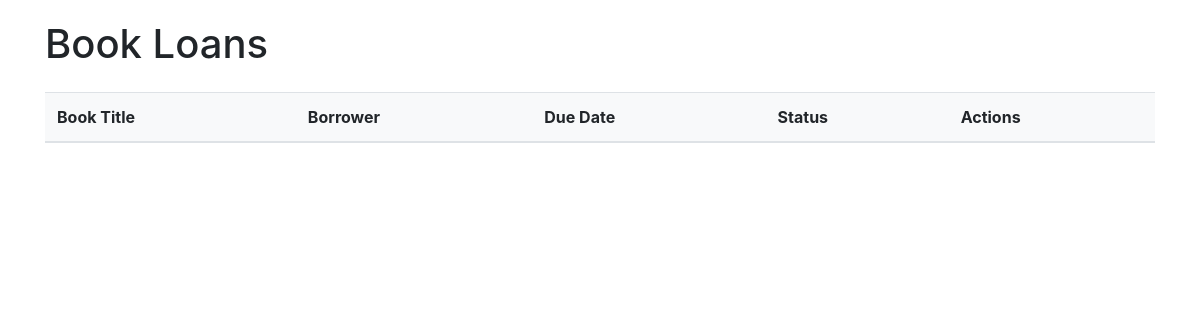
The page /book_loans on the database as committed earlier.
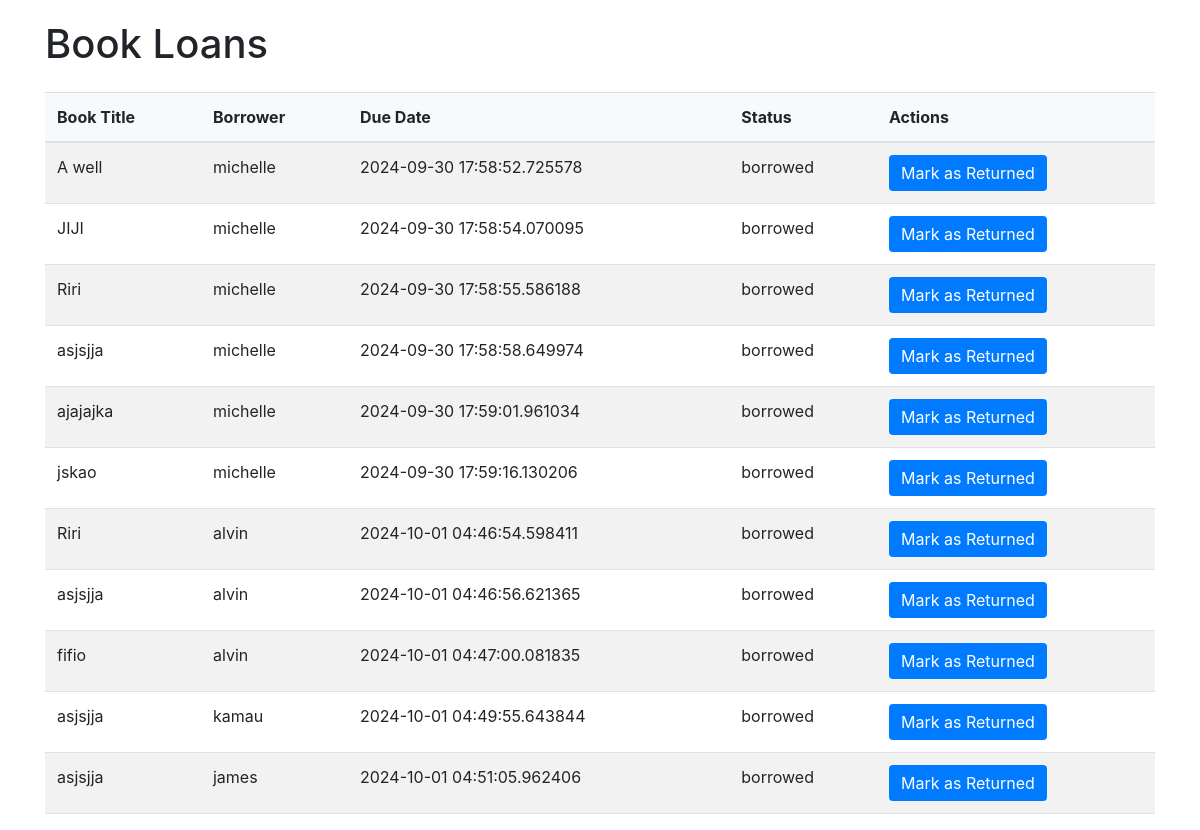
The same page on the database as committed later.
### models.py (models this page shows, shortened)
class Loan(db.Model):
    id = db.Column(db.Integer, primary_key=True)
    book_id = db.Column(db.Integer, db.ForeignKey('book.id'), nullable=False)
    member_id = db.Column(db.Integer, db.ForeignKey('member.id'), nullable=False)
    borrow_date = db.Column(db.DateTime, default=datetime.utcnow)
    return_date = db.Column(db.DateTime, nullable=True)
    due_date = db.Column(db.DateTime, default=lambda: datetime.utcnow() + timedelta(days=14))
    status = db.Column(db.String(50), default='borrowed')  # Options: 'borrowed', 'returned', 'overdue'
    book = db.relationship('Book', backref=db.backref('loans', lazy=True))

class Book(db.Model):
    id = db.Column(db.Integer, primary_key=True)
    picture = db.Column(db.String(120), nullable=True)
    title = db.Column(db.String(150), nullable=False)
    author = db.Column(db.String(100), nullable=False)
    isbn = db.Column(db.String(20), unique=True, nullable=False)
    genre = db.Column(db.String(50), nullable=True)
    description = db.Column(db.String(50), nullable=False)
    publication_year = db.Column(db.Integer)
    available_quantity = db.Column(db.Integer, default=1)
    total_quantity = db.Column(db.Integer, default=1)
    shelf = db.Column(db.String(100), nullable=False)

class Member(db.Model):
    id = db.Column(db.Integer, primary_key=True)
    username = db.Column(db.String(150), unique=True, nullable=False)
    password = db.Column(db.String(150), nullable=False)
    borrow_history = db.relationship('Loan', backref='member', lazy=True)

### app.py (the view)
@app.route('/book_loans')
def book_loans():
    loans = Loan.query.filter(Loan.status != 'returned').all()  # Show only active loans
    form = ReturnBookForm()  # Create an instance of the form
    return render_template('book_loans.html', loans=loans, form=form)

### templates/book_loans.html (shortened to what this page needs)
<!DOCTYPE html>
<html lang="en">
<head>
    <link href="https://stackpath.bootstrapcdn.com/bootstrap/4.5.2/css/bootstrap.min.css" rel="stylesheet">
</head>
<body>
    <div class="container">
        <h1 class="mb-4">Book Loans</h1>
        <table class="table table-striped">
            <thead>
                <tr>
                    <th>Book Title</th>
                    <th>Borrower</th>
                    <th>Due Date</th>
                    <th>Status</th>
                    <th>Actions</th>
                </tr>
            </thead>
            <tbody>
                {% for loan in loans %}
                <tr>
                    <td>{{ loan.book.title }}</td>
                    <td>{{ loan.member.username }}</td>
                    <td>{{ loan.due_date }}</td>
                    <td>{{ loan.status }}</td>
                    <td>
                        <form action="{{ url_for('return_book', loan_id=loan.id) }}" method="POST">
                            <button type="submit">Mark as Returned</button>
                        </form>
                    </td>
                </tr>
                {% endfor %}
            </tbody>
        </table>
    </div>
</body>
</html>

Rows that differ between the two databases and show on the page:
added Loan: book "A well", member.username "michelle", due_date "2024-09-30 17:58:52.725578", status "borrowed"
added Loan: book "JIJI", member.username "michelle", due_date "2024-09-30 17:58:54.070095", status "borrowed"
added Loan: book "Riri", member.username "michelle", due_date "2024-09-30 17:58:55.586188", status "borrowed"
added Loan: book "asjsjja", member.username "michelle", due_date "2024-09-30 17:58:58.649974", status "borrowed"
added Loan: book "ajajajka", member.username "michelle", due_date "2024-09-30 17:59:01.961034", status "borrowed"
added Loan: book "jskao", member.username "michelle", due_date "2024-09-30 17:59:16.130206", status "borrowed"
added Loan: book "Riri", member.username "alvin", due_date "2024-10-01 04:46:54.598411", status "borrowed"
added Loan: book "asjsjja", member.username "alvin", due_date "2024-10-01 04:46:56.621365", status "borrowed"
added Loan: book "fifio", member.username "alvin", due_date "2024-10-01 04:47:00.081835", status "borrowed"
added Loan: book "asjsjja", member.username "kamau", due_date "2024-10-01 04:49:55.643844", status "borrowed"
added Loan: book "asjsjja", member.username "james", due_date "2024-10-01 04:51:05.962406", status "borrowed"
